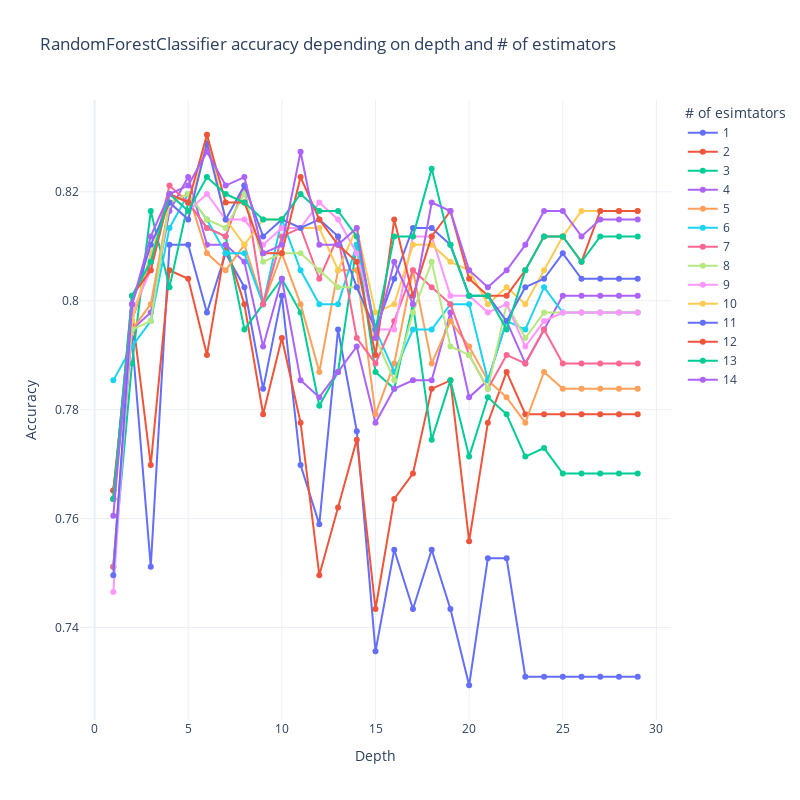

Notebook source saved alongside this figure:
### Code cell
fig = px.line(
    rf_accuracies,
    y=rf_accuracies.columns,
    markers=True,
    title='RandomForestClassifier accuracy depending on depth and # of estimators',
    labels=dict(index='Depth', value='Accuracy', variable='# of esimtators'),
    width=FIG_WIDTH * 100,
    height=FIG_HEIGHT * 100 * 1.6,
    template='plotly_white'
)
# fig.update_layout(hovermode='x unified')
fig.show()

### Figure 1 — Plotly figure (JSON) as saved in the notebook; plotly's stock layout.template omitted (floating-point values rounded to 4 significant figures)
{"data": [{"hovertemplate": "# of esimtators=1<br>Depth=%{x}<br>Accuracy=%{y}<extra></extra>", "legendgroup": "1", "line": {"color": "#636efa", "dash": "solid"}, "marker": {"symbol": "circle"}, "mode": "markers+lines", "name": "1", "orientation": "v", "showlegend": true, "type": "scatter", "x": [1, 2, 3, 4, 5, 6, 7, 8, 9, 10, 11, 12, 13, 14, 15, 16, 17, 18, 19, 20, 21, 22, 23, 24, 25, 26, 27, 28, 29], "xaxis": "x", "y": [0.7652, 0.7932, 0.7512, 0.8103, 0.8103, 0.7978, 0.8087, 0.8025, 0.7838, 0.8009, 0.7698, 0.7589, 0.7947, 0.776, 0.7356, 0.7543, 0.7434, 0.7543, 0.7434, 0.7294, 0.7527, 0.7527, 0.7309, 0.7309, 0.7309, 0.7309, 0.7309, 0.7309, 0.7309], "yaxis": "y"}, {"hovertemplate": "# of esimtators=2<br>Depth=%{x}<br>Accuracy=%{y}<extra></extra>", "legendgroup": "2", "line": {"color": "#EF553B", "dash": "solid"}, "marker": {"symbol": "circle"}, "mode": "markers+lines", "name": "2", "orientation": "v", "showlegend": true, "type": "scatter", "x": [1, 2, 3, 4, 5, 6, 7, 8, 9, 10, 11, 12, 13, 14, 15, 16, 17, 18, 19, 20, 21, 22, 23, 24, 25, 26, 27, 28, 29], "xaxis": "x", "y": [0.7652, 0.7978, 0.7698, 0.8056, 0.804, 0.79, 0.8103, 0.7994, 0.7792, 0.7932, 0.7776, 0.7496, 0.7621, 0.7745, 0.7434, 0.7636, 0.7683, 0.7838, 0.7854, 0.7558, 0.7776, 0.7869, 0.7792, 0.7792, 0.7792, 0.7792, 0.7792, 0.7792, 0.7792], "yaxis": "y"}, {"hovertemplate": "# of esimtators=3<br>Depth=%{x}<br>Accuracy=%{y}<extra></extra>", "legendgroup": "3", "line": {"color": "#00cc96", "dash": "solid"}, "marker": {"symbol": "circle"}, "mode": "markers+lines", "name": "3", "orientation": "v", "showlegend": true, "type": "scatter", "x": [1, 2, 3, 4, 5, 6, 7, 8, 9, 10, 11, 12, 13, 14, 15, 16, 17, 18, 19, 20, 21, 22, 23, 24, 25, 26, 27, 28, 29], "xaxis": "x", "y": [0.7512, 0.7885, 0.8165, 0.8025, 0.818, 0.8134, 0.8118, 0.7947, 0.7994, 0.804, 0.7978, 0.7807, 0.7869, 0.8103, 0.7869, 0.7838, 0.7994, 0.7745, 0.7854, 0.7714, 0.7823, 0.7792, 0.7714, 0.7729, 0.7683, 0.7683, 0.7683, 0.7683, 0.7683], "yaxis": "y"}, {"hovertemplate": "# of esimtators=4<br>Depth=%{x}<br>Accuracy=%{y}<extra></extra>", "legendgroup": "4", "line": {"color": "#ab63fa", "dash": "solid"}, "marker": {"symbol": "circle"}, "mode": "markers+lines", "name": "4", "orientation": "v", "showlegend": true, "type": "scatter", "x": [1, 2, 3, 4, 5, 6, 7, 8, 9, 10, 11, 12, 13, 14, 15, 16, 17, 18, 19, 20, 21, 22, 23, 24, 25, 26, 27, 28, 29], "xaxis": "x", "y": [0.7636, 0.7947, 0.7978, 0.8165, 0.8227, 0.8103, 0.8103, 0.8072, 0.7916, 0.804, 0.7854, 0.7823, 0.7869, 0.7916, 0.7776, 0.7838, 0.7854, 0.7854, 0.7978, 0.7823, 0.7854, 0.7963, 0.7885, 0.7947, 0.8009, 0.8009, 0.8009, 0.8009, 0.8009], "yaxis": "y"}, {"hovertemplate": "# of esimtators=5<br>Depth=%{x}<br>Accuracy=%{y}<extra></extra>", "legendgroup": "5", "line": {"color": "#FFA15A", "dash": "solid"}, "marker": {"symbol": "circle"}, "mode": "markers+lines", "name": "5", "orientation": "v", "showlegend": true, "type": "scatter", "x": [1, 2, 3, 4, 5, 6, 7, 8, 9, 10, 11, 12, 13, 14, 15, 16, 17, 18, 19, 20, 21, 22, 23, 24, 25, 26, 27, 28, 29], "xaxis": "x", "y": [0.7512, 0.7947, 0.7994, 0.818, 0.8196, 0.8087, 0.8056, 0.8103, 0.7994, 0.8087, 0.7994, 0.7869, 0.8056, 0.8056, 0.7792, 0.7885, 0.8056, 0.7885, 0.7963, 0.7916, 0.7854, 0.7823, 0.7776, 0.7869, 0.7838, 0.7838, 0.7838, 0.7838, 0.7838], "yaxis": "y"}, {"hovertemplate": "# of esimtators=6<br>Depth=%{x}<br>Accuracy=%{y}<extra></extra>", "legendgroup": "6", "line": {"color": "#19d3f3", "dash": "solid"}, "marker": {"symbol": "circle"}, "mode": "markers+lines", "name": "6", "orientation": "v", "showlegend": true, "type": "scatter", "x": [1, 2, 3, 4, 5, 6, 7, 8, 9, 10, 11, 12, 13, 14, 15, 16, 17, 18, 19, 20, 21, 22, 23, 24, 25, 26, 27, 28, 29], "xaxis": "x", "y": [0.7854, 0.7916, 0.7963, 0.8134, 0.8196, 0.8149, 0.8087, 0.8087, 0.7994, 0.8149, 0.8056, 0.7994, 0.7994, 0.8103, 0.7947, 0.7869, 0.7947, 0.7947, 0.7994, 0.7994, 0.7854, 0.7963, 0.7947, 0.8025, 0.7978, 0.7978, 0.7978, 0.7978, 0.7978], "yaxis": "y"}, {"hovertemplate": "# of esimtators=7<br>Depth=%{x}<br>Accuracy=%{y}<extra></extra>", "legendgroup": "7", "line": {"color": "#FF6692", "dash": "solid"}, "marker": {"symbol": "circle"}, "mode": "markers+lines", "name": "7", "orientation": "v", "showlegend": true, "type": "scatter", "x": [1, 2, 3, 4, 5, 6, 7, 8, 9, 10, 11, 12, 13, 14, 15, 16, 17, 18, 19, 20, 21, 22, 23, 24, 25, 26, 27, 28, 29], "xaxis": "x", "y": [0.7512, 0.7963, 0.8072, 0.8212, 0.818, 0.8134, 0.8118, 0.8212, 0.7994, 0.8118, 0.8134, 0.804, 0.8118, 0.7932, 0.7885, 0.7963, 0.8056, 0.8025, 0.7994, 0.79, 0.7838, 0.79, 0.7885, 0.7947, 0.7885, 0.7885, 0.7885, 0.7885, 0.7885], "yaxis": "y"}, {"hovertemplate": "# of esimtators=8<br>Depth=%{x}<br>Accuracy=%{y}<extra></extra>", "legendgroup": "8", "line": {"color": "#B6E880", "dash": "solid"}, "marker": {"symbol": "circle"}, "mode": "markers+lines", "name": "8", "orientation": "v", "showlegend": true, "type": "scatter", "x": [1, 2, 3, 4, 5, 6, 7, 8, 9, 10, 11, 12, 13, 14, 15, 16, 17, 18, 19, 20, 21, 22, 23, 24, 25, 26, 27, 28, 29], "xaxis": "x", "y": [0.7636, 0.7947, 0.7963, 0.818, 0.8196, 0.8149, 0.8134, 0.8196, 0.8072, 0.8087, 0.8087, 0.8056, 0.8025, 0.8025, 0.7932, 0.7854, 0.7978, 0.8072, 0.7916, 0.79, 0.7838, 0.7994, 0.7932, 0.7978, 0.7978, 0.7978, 0.7978, 0.7978, 0.7978], "yaxis": "y"}, {"hovertemplate": "# of esimtators=9<br>Depth=%{x}<br>Accuracy=%{y}<extra></extra>", "legendgroup": "9", "line": {"color": "#FF97FF", "dash": "solid"}, "marker": {"symbol": "circle"}, "mode": "markers+lines", "name": "9", "orientation": "v", "showlegend": true, "type": "scatter", "x": [1, 2, 3, 4, 5, 6, 7, 8, 9, 10, 11, 12, 13, 14, 15, 16, 17, 18, 19, 20, 21, 22, 23, 24, 25, 26, 27, 28, 29], "xaxis": "x", "y": [0.7465, 0.7978, 0.8056, 0.8196, 0.8165, 0.8196, 0.8149, 0.8149, 0.8103, 0.8134, 0.8134, 0.818, 0.8149, 0.8087, 0.7947, 0.7947, 0.8118, 0.8118, 0.8009, 0.8009, 0.7978, 0.7994, 0.7916, 0.7963, 0.7978, 0.7978, 0.7978, 0.7978, 0.7978], "yaxis": "y"}, {"hovertemplate": "# of esimtators=10<br>Depth=%{x}<br>Accuracy=%{y}<extra></extra>", "legendgroup": "10", "line": {"color": "#FECB52", "dash": "solid"}, "marker": {"symbol": "circle"}, "mode": "markers+lines", "name": "10", "orientation": "v", "showlegend": true, "type": "scatter", "x": [1, 2, 3, 4, 5, 6, 7, 8, 9, 10, 11, 12, 13, 14, 15, 16, 17, 18, 19, 20, 21, 22, 23, 24, 25, 26, 27, 28, 29], "xaxis": "x", "y": [0.7636, 0.7963, 0.8087, 0.818, 0.8149, 0.8305, 0.8149, 0.8103, 0.8149, 0.8149, 0.8134, 0.8134, 0.8056, 0.8134, 0.7978, 0.7994, 0.8103, 0.8103, 0.8072, 0.8056, 0.7994, 0.8025, 0.7994, 0.8056, 0.8118, 0.8165, 0.8165, 0.8165, 0.8165], "yaxis": "y"}, {"hovertemplate": "# of esimtators=11<br>Depth=%{x}<br>Accuracy=%{y}<extra></extra>", "legendgroup": "11", "line": {"color": "#636efa", "dash": "solid"}, "marker": {"symbol": "circle"}, "mode": "markers+lines", "name": "11", "orientation": "v", "showlegend": true, "type": "scatter", "x": [1, 2, 3, 4, 5, 6, 7, 8, 9, 10, 11, 12, 13, 14, 15, 16, 17, 18, 19, 20, 21, 22, 23, 24, 25, 26, 27, 28, 29], "xaxis": "x", "y": [0.7496, 0.7994, 0.8103, 0.818, 0.8149, 0.8289, 0.8149, 0.8212, 0.8118, 0.8149, 0.8134, 0.8149, 0.8118, 0.8025, 0.7947, 0.804, 0.8134, 0.8134, 0.8103, 0.8009, 0.8009, 0.7963, 0.8025, 0.804, 0.8087, 0.804, 0.804, 0.804, 0.804], "yaxis": "y"}, {"hovertemplate": "# of esimtators=12<br>Depth=%{x}<br>Accuracy=%{y}<extra></extra>", "legendgroup": "12", "line": {"color": "#EF553B", "dash": "solid"}, "marker": {"symbol": "circle"}, "mode": "markers+lines", "name": "12", "orientation": "v", "showlegend": true, "type": "scatter", "x": [1, 2, 3, 4, 5, 6, 7, 8, 9, 10, 11, 12, 13, 14, 15, 16, 17, 18, 19, 20, 21, 22, 23, 24, 25, 26, 27, 28, 29], "xaxis": "x", "y": [0.7636, 0.8009, 0.8056, 0.8196, 0.818, 0.8305, 0.818, 0.818, 0.8087, 0.8087, 0.8227, 0.8149, 0.8103, 0.8072, 0.79, 0.8149, 0.8009, 0.8118, 0.8165, 0.804, 0.8009, 0.8009, 0.8056, 0.8118, 0.8118, 0.8072, 0.8165, 0.8165, 0.8165], "yaxis": "y"}, {"hovertemplate": "# of esimtators=13<br>Depth=%{x}<br>Accuracy=%{y}<extra></extra>", "legendgroup": "13", "line": {"color": "#00cc96", "dash": "solid"}, "marker": {"symbol": "circle"}, "mode": "markers+lines", "name": "13", "orientation": "v", "showlegend": true, "type": "scatter", "x": [1, 2, 3, 4, 5, 6, 7, 8, 9, 10, 11, 12, 13, 14, 15, 16, 17, 18, 19, 20, 21, 22, 23, 24, 25, 26, 27, 28, 29], "xaxis": "x", "y": [0.7636, 0.8009, 0.8072, 0.8196, 0.8165, 0.8227, 0.8196, 0.818, 0.8149, 0.8149, 0.8196, 0.8165, 0.8165, 0.8118, 0.7947, 0.8118, 0.8118, 0.8243, 0.8103, 0.8009, 0.8009, 0.7947, 0.8056, 0.8118, 0.8118, 0.8072, 0.8118, 0.8118, 0.8118], "yaxis": "y"}, {"hovertemplate": "# of esimtators=14<br>Depth=%{x}<br>Accuracy=%{y}<extra></extra>", "legendgroup": "14", "line": {"color": "#ab63fa", "dash": "solid"}, "marker": {"symbol": "circle"}, "mode": "markers+lines", "name": "14", "orientation": "v", "showlegend": true, "type": "scatter", "x": [1, 2, 3, 4, 5, 6, 7, 8, 9, 10, 11, 12, 13, 14, 15, 16, 17, 18, 19, 20, 21, 22, 23, 24, 25, 26, 27, 28, 29], "xaxis": "x", "y": [0.7605, 0.7994, 0.8118, 0.8196, 0.8212, 0.8274, 0.8212, 0.8227, 0.8087, 0.8103, 0.8274, 0.8103, 0.8103, 0.8134, 0.7932, 0.8072, 0.7994, 0.818, 0.8165, 0.8056, 0.8025, 0.8056, 0.8103, 0.8165, 0.8165, 0.8118, 0.8149, 0.8149, 0.8149], "yaxis": "y"}], "layout": {"height": 800, "legend": {"title": {"text": "# of esimtators"}, "tracegroupgap": 0}, "title": {"text": "RandomForestClassifier accuracy depending on depth and # of estimators"}, "width": 800, "xaxis": {"anchor": "y", "domain": [0, 1], "title": {"text": "Depth"}}, "yaxis": {"anchor": "x", "domain": [0, 1], "title": {"text": "Accuracy"}}}}
